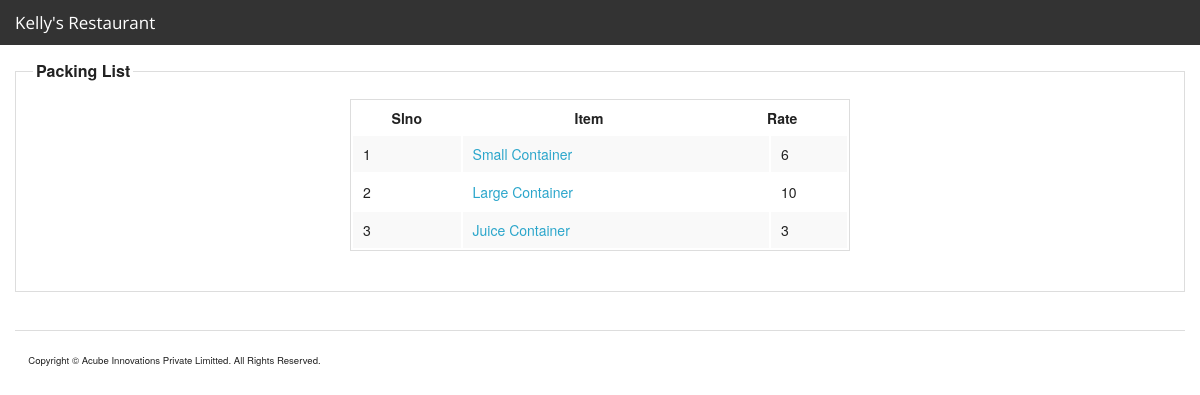
The page /admin/packing_list.php (signed in) on the database its author committed.
### tables this page shows
CREATE TABLE IF NOT EXISTS `packing` (
  `id` int(11) NOT NULL AUTO_INCREMENT,
  `name` varchar(255) NOT NULL,
  `rate` double NOT NULL,
  PRIMARY KEY (`id`),
  UNIQUE KEY `name` (`name`)
);

### include/class/class_page/class_page.php (called while the page is built, shortened)
<?php
class Page {
	var $connection_list = array();
	var $conf_list = array();
	var $menuconf_list = array();
	var $class_list = array();
	var $function_list = array();
	var $root_path='./';
	var $module_path='modules/';
	var $module = "" ;
	var $style='';
	var $script='';
	var $print_page='';
	function display(){
		$debug_output .= ob_get_contents();
		if(count($this->conf_list) > 0){
			foreach ($this->conf_list as $conf_file){
				$debug_output .= ob_get_contents();
			}
		}
		if(count($this->connection_list) > 0){
			foreach ($this->connection_list as $connection_file){
				$debug_output .= ob_get_contents();
			}
		}
		if(count($this->menuconf_list) > 0){
			foreach ($this->menuconf_list as $menuconf_file){
				$debug_output .= ob_get_contents();
			}
		}
		if(count($this->function_list) > 0){
			foreach ($this->function_list as $function_file){
				$debug_output .= ob_get_contents();
			}
		}
		if(trim($this->module) != ""){
			$debug_output .= ob_get_contents();
		}
		if(count($this->class_list) > 0){
			foreach ($this->class_list as $class_file){
				$debug_output .= ob_get_contents();
				$debug_output .= ob_get_contents();
			}
		}
		if(trim($this->module) != ""){
			$filename = $this->root_path.$this->module_path.$this->module."/style.css";
			if (file_exists( $filename)) {
				$this->style.='<link rel="stylesheet" type="text/css" href="'.$filename.'">';
			}else{
				$debug_output .= 'File :: '.$filename ." not exists <br/>";
			}
			$filename = $this->root_path.$this->module_path.$this->module."/script.js";
			if (file_exists($filename)) {
				$this->script.='<script src="'.$filename.'" language="JavaScript" type="text/JavaScript"></script>';
			}else{
				$debug_output .= 'File :: '.$filename ." not exists. <br/>";
			}
		}
		if(trim($this->module) != ""){
			$filename = $this->root_path.$this->module_path.$this->module."/functions.php";
			if (file_exists($filename)) {
				ob_start();
				include($filename);
				$this->print_page .= ob_get_contents();
				ob_end_clean();
			}else{
				$debug_output .= ob_get_contents();
			}
			$filename = $this->root_path.$this->module_path.$this->module."/code.php";
			if (file_exists($filename)) {
				include($filename);
				$this->print_page .= ob_get_contents();
			}else{
				ob_start();
				echo 'File :: '.$filename ." not exists. <br/>";
				$debug_output .= ob_get_contents();
				ob_end_clean();
			}
			$filename = $this->root_path.$this->module_path.$this->module."/style.php";
			if (file_exists($filename)) {
				ob_start();
				include($filename);
				$this->style.='<style>';
				$this->style .= ob_get_contents();
				$this->style.='</style>';
				ob_end_clean();
			}else{
				$debug_output .='File :: '.$filename ." not exists. <br/>";
			}
						$filename = $this->root_path.$this->module_path.$this->module."/script.php";
			if (file_exists($filename)) {
				ob_start();
				include($filename);
				$this->script.='<script language="JavaScript" type="text/JavaScript">';
				$this->script .= ob_get_contents();
				$this->script.='</script>';
				ob_end_clean();
			}else{
				$debug_output .='File :: '.$filename ." not exists. <br/>";
			}
			$filename = $this->root_path.$this->module_path.$this->module."/view.php";
			if (file_exists($filename)) {
				include($filename);
				$this->print_page .= ob_get_contents();
			}else{
				ob_start();
				echo 'File :: '.$filename ." not exists. <br/>";
				$debug_output .= ob_get_contents();
				ob_end_clean();
			}
		}
	}
}
?>

### admin/packing_list.php (called while the page is built, shortened)
<?php session_start();
require(ROOT_PATH.'include/class/class_page/class_page.php');
$page = new Page;
	$page->root_path = ROOT_PATH;
	$page->current_url = $current_url;
	$page->title = "Acube MVC";
	$page->page_name = 'index';
	$page->layout = 'restaurant.html';
    $page->conf_list = array("conf.php");
    $page->menuconf_list = array("menu_conf.php");
	$page->connection_list = array("connection.php");
	$page->function_list = array("functions.php");
	$page->class_list = array("class_packing.php");
	$page->access_list = array("ADMINISTRATOR");
    $index=0;
    $content_list[$index]['file_name']='admin/inc_right_menu.php';
    $content_list[$index]['var_name']='right_menu';
	$page->content_list = $content_list;
	$page->module_path = 'modules/packing/';
    $page->module = 'list';
	$page->display();
?>

### modules/packing/list/code.php (called while the page is built, shortened)
<?php
$packing_list=new Packing($myconnection);
$packing_list->connection=$myconnection;
	$array_packing_list=$packing_list->get_list_array();
	if($array_packing_list!=false){
	$count=count($array_packing_list);
}
?>

### include/class/class_packing/class_packing.php (called while the page is built, shortened)
<?php
class Packing {
    var $connection;
function get_list_array(){
    $cities = array();$i=0;
    $strSQL = "SELECT * FROM packing";
    $rsRES = mysql_query($strSQL,$this->connection) or die(mysql_error(). $strSQL );
    if ( mysql_num_rows($rsRES) > 0 ){
        while ( list ($id,$name,$rate) = mysql_fetch_row($rsRES) ){
            $packing[$i]["id"] =  $id;
            $packing[$i]["name"] = $name;
            $packing[$i]["rate"] = $rate;
            $i++;
        }
        return $packing;
    }else{
    $this->error_number = 4;
    $this->error_description="Can't list packing";
    return false;
    }
}
}
?>

### modules/packing/list/view.php (the view, shortened to what this page needs)
<!DOCTYPE html PUBLIC "-//W3C//DTD XHTML 1.0 Transitional//EN" "http://www.w3.org/TR/xhtml1/DTD/xhtml1-transitional.dtd">
<html xmlns="http://www.w3.org/1999/xhtml">
<head>
</head>
<body>
<form id="form2" name="form2" method="post" action="">
<fieldset>
    <legend>Packing List</legend>
     <table width="500" height="68" align="center">
    <tr>
      <th>Slno</th>
      <th>Item</th>
      <th colspan="2">Rate</th>
    </tr>
	<?php
	if($array_packing_list==false){
	?>
	<tr>
	<td> No Recodes Found </td>
	</tr>
	<?php } else {
		$i = 0;
		while($i<$count){
	?>
	<tr>
	<td><?php echo $array_packing_list[$i]['id'] ?></td>
	<td colspan="2"><a href="packing.php?id=<?php echo $array_packing_list[$i]['id'] ?>"><?php echo $array_packing_list[$i]['name']?></a></td>
    <td colspan="2"> <?php echo $array_packing_list[$i]['rate'] ?></td>
	</tr>
    <?php $i++;
          }
          }
           ?>
 </table>
    </form>
   </body>
   </html>

### rows shown on the page
packing: id "1", name "Small Container", rate "6"
packing: id "2", name "Large Container", rate "10"
packing: id "3", name "Juice Container", rate "3"
